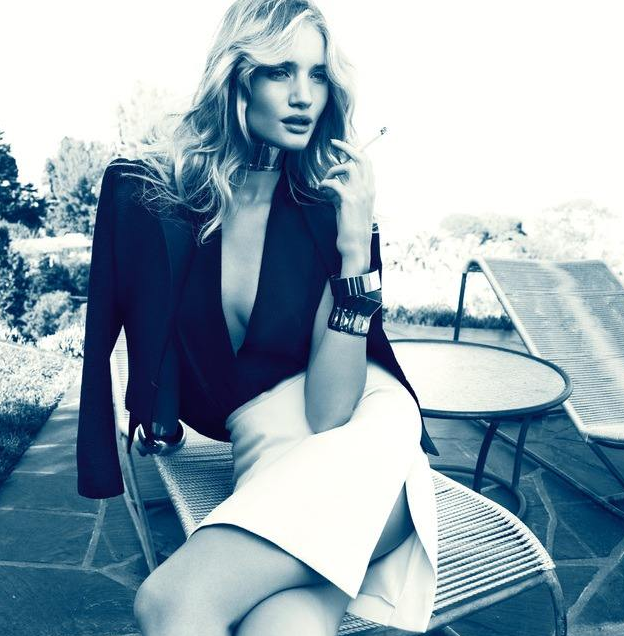
//> input picture CV_032/test.png, 624 x 636 px
$ ./CV_032   (built with g++ and OpenCV 4)
//> lines starting //> are read from the running program, lines starting //| are printed output that depends on the picture
### CV_032/pch.h
// 入门提示:
//   1. 使用解决方案资源管理器窗口添加/管理文件
//   2. 使用团队资源管理器窗口连接到源代码管理
//   3. 使用输出窗口查看生成输出和其他消息
//   4. 使用错误列表窗口查看错误
//   5. 转到“项目”>“添加新项”以创建新的代码文件，或转到“项目”>“添加现有项”以将现有代码文件添加到项目
//   6. 将来，若要再次打开此项目，请转到“文件”>“打开”>“项目”并选择 .sln 文件

#ifndef PCH_H
#define PCH_H

// TODO: 添加要在此处预编译的标头

#endif //PCH_H

### CV_032/CV_032.cpp
// CV_032.cpp : 此文件包含 "main" 函数。程序执行将在此处开始并结束。
//

/*
OpenCV-day-032

图像梯度 – 更多梯度算子

图像的一阶导数算子除了sobel算子之外，常见的还有robert算子与prewitt算子，它们也都是非常好的可以检测图像的梯度边缘信息，
通过OpenCV中自定义滤波器，使用自定义创建的robert与prewitt算子就可以实现图像的rober与prewitt梯度边缘检测，OpenCV中的自定义算子滤波函数如下：

filter2D(
	InputArray src,
	OutputArray dst,
	int ddepth,
	InputArray 	kernel,
	Point anchor = Point(-1,-1),
	double delta = 0,
	int borderType = BORDER_DEFAULT
)

Python:
dst	=cv.filter2D(src, ddepth, kernel[, dst[, anchor[, delta[, borderType]]]])

PS: 第三张图为原图，后面两张图像分别是robert与prewitt图像梯度检测效果！*/

#include "pch.h"
#include <opcv342.h>
#include <iostream>
#include <opencv2/opencv.hpp>

using namespace std;
using namespace cv;

int main()
{
	Mat	src = imread("test.png");
//> src is the input picture: 636 rows x 624 cols, CV_8UC3; mean B, G, R 179.1, 167.2, 147.8
	if (src.empty())
	{
		cout << "could not load image...";
		return -1;
	}
	namedWindow("input", CV_WINDOW_AUTOSIZE);
	imshow("input", src);

	Mat robert_x = (Mat_<int>(2, 2) << 1, 0, 0, -1);
	Mat robert_y = (Mat_<int>(2, 2) << 0, -1, 1, 0);

	Mat prewitt_x = (Mat_<char>(3, 3) << -1, 0, 1,
		-1, 0, 1,
		-1, 0, 1);
	Mat prewitt_y = (Mat_<char>(3, 3) << -1, -1, -1,
		0, 0, 0,
		1, 1, 1);

	Mat robert_grad_x, robert_grad_y, prewitt_grad_x, prewitt_grad_y;
	filter2D(src, robert_grad_x, CV_16S, robert_x);
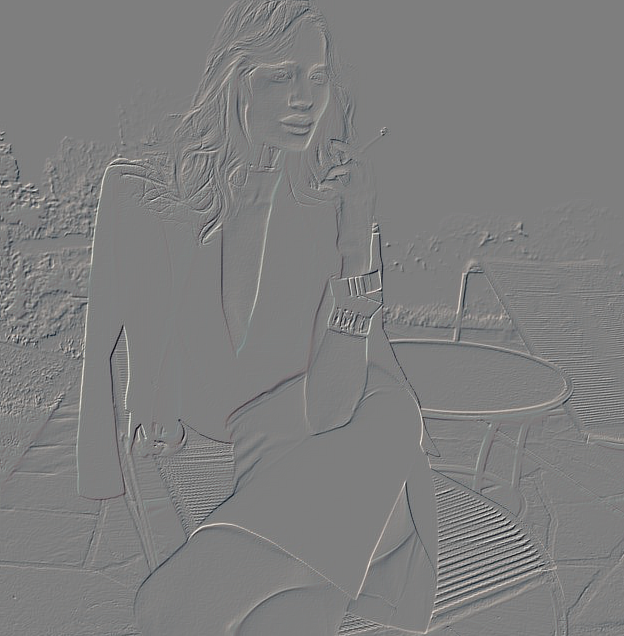
//> robert_grad_x: 636 rows x 624 cols, CV_16SC3; mean B, G, R 0.1, 0.1, 0.2; drawn with min black and max white
	filter2D(src, robert_grad_y, CV_16S, robert_y);
	convertScaleAbs(robert_grad_x, robert_grad_x);
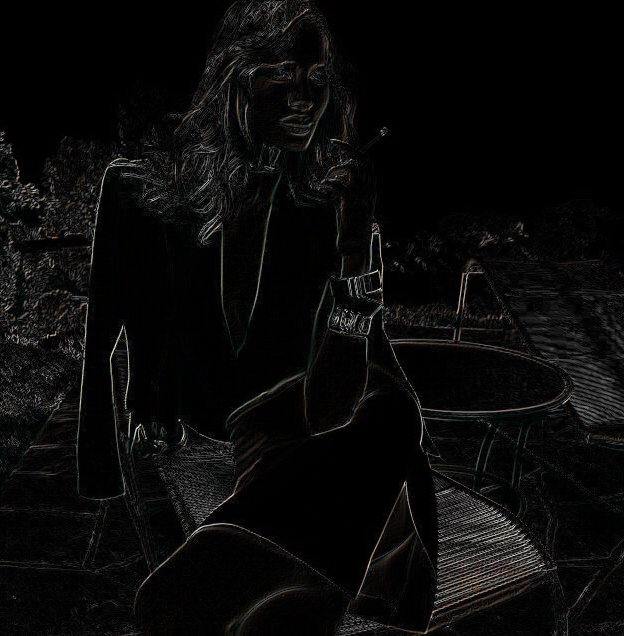
//> robert_grad_x: 636 rows x 624 cols, CV_8UC3; mean B, G, R 9.8, 10.1, 10.3
	convertScaleAbs(robert_grad_y, robert_grad_y);
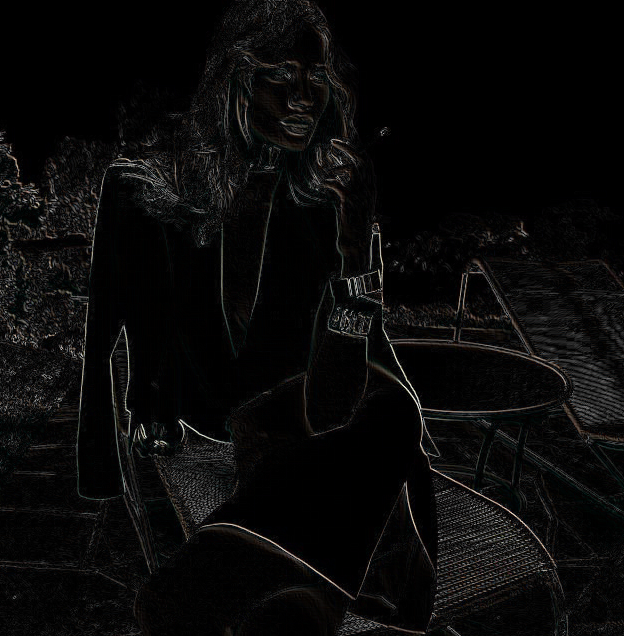
//> robert_grad_y: 636 rows x 624 cols, CV_8UC3; mean B, G, R 9.2, 9.5, 9.8
	imshow("robet_grad_x", robert_grad_x);
	imshow("robet_grad_y", robert_grad_y);

	filter2D(src, prewitt_grad_x, CV_32F, prewitt_x);
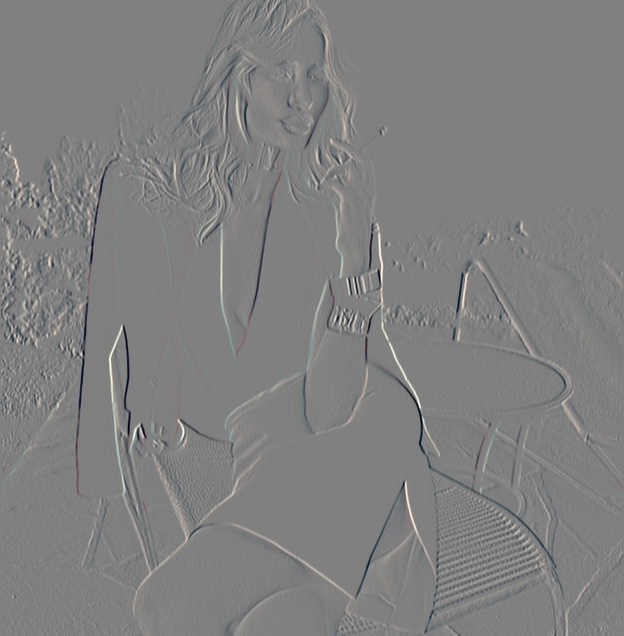
//> prewitt_grad_x: 636 rows x 624 cols, CV_32FC3; mean B, G, R 0.3, 0.4, 0.5; drawn with min black and max white
	filter2D(src, prewitt_grad_y, CV_32F, prewitt_y);
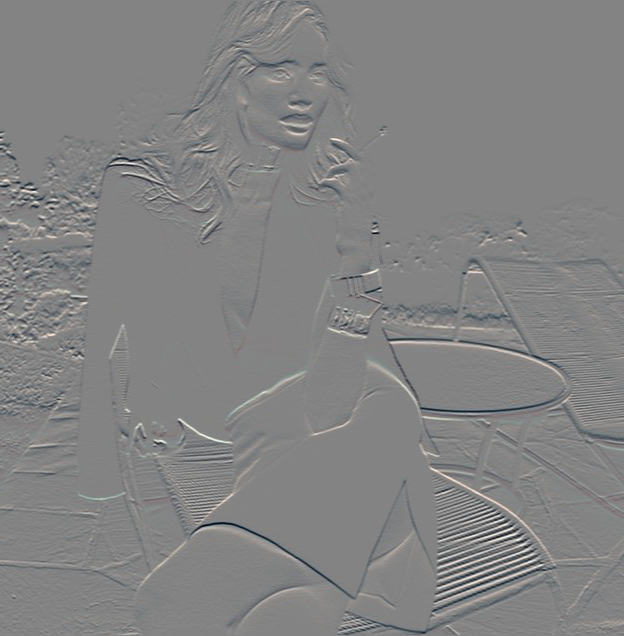
//> prewitt_grad_y: 636 rows x 624 cols, CV_32FC3; mean B, G, R -0.9, -1.1, -1.5; drawn with min black and max white
	convertScaleAbs(prewitt_grad_x, prewitt_grad_x);
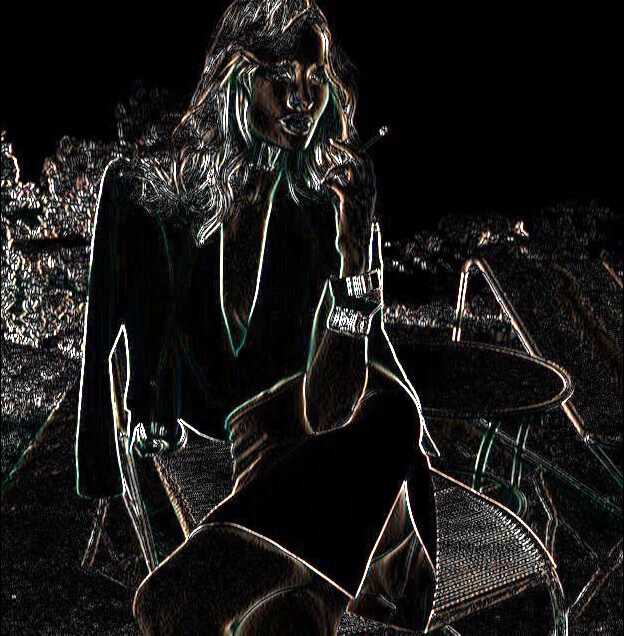
//> prewitt_grad_x: 636 rows x 624 cols, CV_8UC3; mean B, G, R 24.2, 25.4, 26.6
	convertScaleAbs(prewitt_grad_y, prewitt_grad_y);
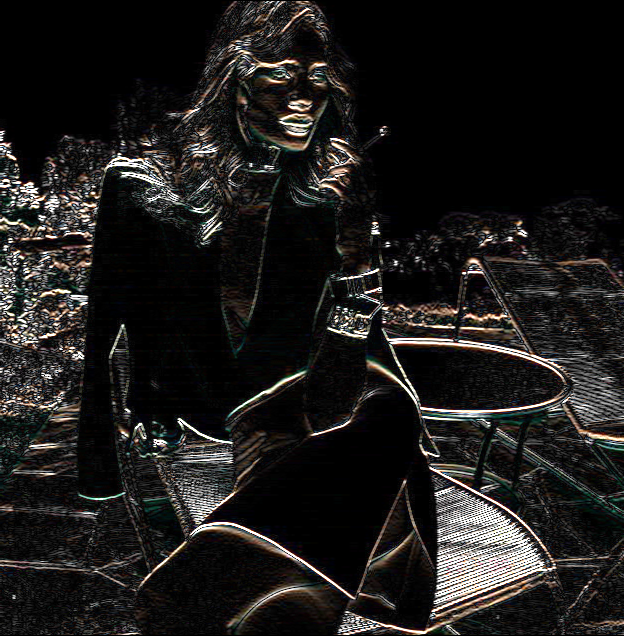
//> prewitt_grad_y: 636 rows x 624 cols, CV_8UC3; mean B, G, R 26.9, 28.1, 29.6

	imshow("prewitt_grad_x", prewitt_grad_x);
	imshow("prewitt_grad_y", prewitt_grad_y);

	waitKey();

    std::cout << "Hello World!\n";
}

// 运行程序: Ctrl + F5 或调试 >“开始执行(不调试)”菜单
// 调试程序: F5 或调试 >“开始调试”菜单

// 入门提示:
//   1. 使用解决方案资源管理器窗口添加/管理文件
//   2. 使用团队资源管理器窗口连接到源代码管理
//   3. 使用输出窗口查看生成输出和其他消息
//   4. 使用错误列表窗口查看错误
//   5. 转到“项目”>“添加新项”以创建新的代码文件，或转到“项目”>“添加现有项”以将现有代码文件添加到项目
//   6. 将来，若要再次打开此项目，请转到“文件”>“打开”>“项目”并选择 .sln 文件
